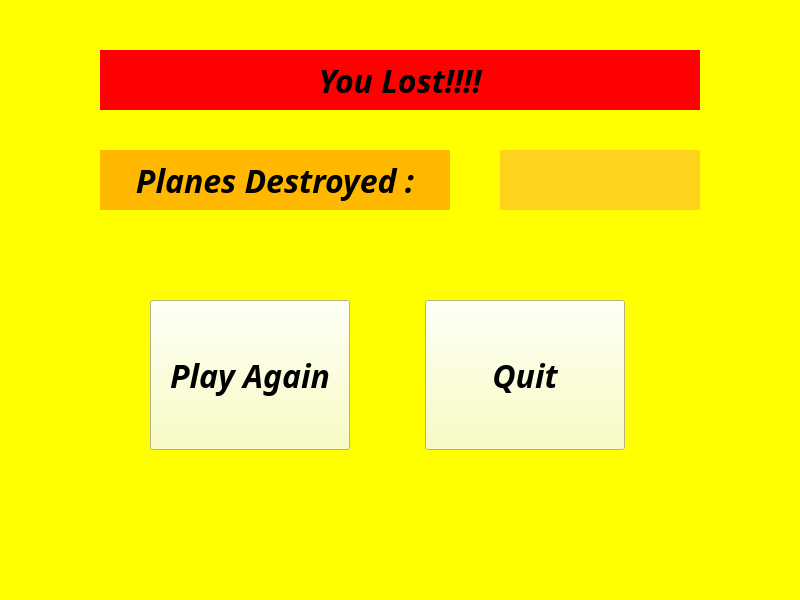
<?xml version="1.0" encoding="UTF-8"?>
<ui version="4.0">
 <class>gameOver</class>
 <widget class="QWidget" name="gameOver">
  <property name="geometry">
   <rect>
    <x>0</x>
    <y>0</y>
    <width>800</width>
    <height>600</height>
   </rect>
  </property>
  <property name="windowTitle">
   <string>Form</string>
  </property>
  <property name="styleSheet">
   <string notr="true">background-color: rgb(255, 255, 0);</string>
  </property>
  <widget class="QLabel" name="label">
   <property name="geometry">
    <rect>
     <x>100</x>
     <y>50</y>
     <width>600</width>
     <height>60</height>
    </rect>
   </property>
   <property name="font">
    <font>
     <family>Chiller</family>
     <pointsize>24</pointsize>
     <weight>75</weight>
     <italic>true</italic>
     <bold>true</bold>
    </font>
   </property>
   <property name="styleSheet">
    <string notr="true">background-color:rgb(255, 0, 0)</string>
   </property>
   <property name="text">
    <string>You Lost!!!!</string>
   </property>
   <property name="alignment">
    <set>Qt::AlignCenter</set>
   </property>
  </widget>
  <widget class="QLabel" name="label_2">
   <property name="geometry">
    <rect>
     <x>100</x>
     <y>150</y>
     <width>350</width>
     <height>60</height>
    </rect>
   </property>
   <property name="font">
    <font>
     <family>Chiller</family>
     <pointsize>24</pointsize>
     <weight>75</weight>
     <italic>true</italic>
     <bold>true</bold>
    </font>
   </property>
   <property name="styleSheet">
    <string notr="true">background-color: rgb(255, 183, 0);</string>
   </property>
   <property name="text">
    <string>Planes Destroyed :</string>
   </property>
   <property name="alignment">
    <set>Qt::AlignCenter</set>
   </property>
  </widget>
  <widget class="QLabel" name="score">
   <property name="geometry">
    <rect>
     <x>500</x>
     <y>150</y>
     <width>200</width>
     <height>60</height>
    </rect>
   </property>
   <property name="font">
    <font>
     <family>Lucida Sans</family>
     <pointsize>24</pointsize>
     <weight>75</weight>
     <italic>true</italic>
     <bold>true</bold>
    </font>
   </property>
   <property name="styleSheet">
    <string notr="true">background-color: rgb(255, 210, 30);</string>
   </property>
   <property name="text">
    <string/>
   </property>
   <property name="alignment">
    <set>Qt::AlignCenter</set>
   </property>
  </widget>
  <widget class="QPushButton" name="pBtnPlayAgain">
   <property name="geometry">
    <rect>
     <x>150</x>
     <y>300</y>
     <width>200</width>
     <height>150</height>
    </rect>
   </property>
   <property name="font">
    <font>
     <family>Chiller</family>
     <pointsize>24</pointsize>
     <weight>75</weight>
     <italic>true</italic>
     <bold>true</bold>
    </font>
   </property>
   <property name="styleSheet">
    <string notr="true">background-color: rgb(249, 255, 175);</string>
   </property>
   <property name="text">
    <string>Play Again</string>
   </property>
  </widget>
  <widget class="QPushButton" name="pBtnQuit">
   <property name="geometry">
    <rect>
     <x>425</x>
     <y>300</y>
     <width>200</width>
     <height>150</height>
    </rect>
   </property>
   <property name="font">
    <font>
     <family>Chiller</family>
     <pointsize>24</pointsize>
     <weight>75</weight>
     <italic>true</italic>
     <bold>true</bold>
    </font>
   </property>
   <property name="styleSheet">
    <string notr="true">background-color: rgb(249, 255, 175);</string>
   </property>
   <property name="text">
    <string>Quit</string>
   </property>
  </widget>
 </widget>
 <resources/>
 <connections/>
</ui>
